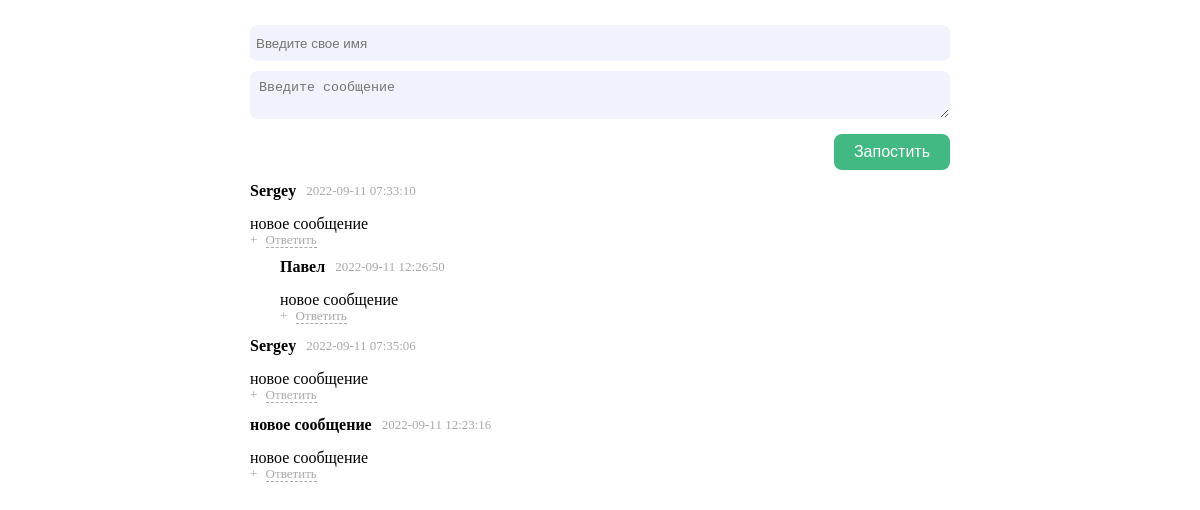
The page / on the database its author committed.
### tables this page shows
CREATE TABLE `post` (
  `id` int(10) UNSIGNED NOT NULL,
  `name` varchar(255) NOT NULL,
  `message` varchar(255) NOT NULL,
  `reply_id` int(10) UNSIGNED DEFAULT NULL,
  `created_at` timestamp NOT NULL DEFAULT current_timestamp()
);

### app/Controller/BlogController.php (called while the page is built, shortened)
<?php
class BlogController
{
    public function index()
    {
        $posts = (new Post())->index();
        render('blog', compact('tree'));
    }
}

### public/index.php (called while the page is built, shortened)
<?php
$router = new Router();
$router->run();

### app/Model/Model.php (called while the page is built, shortened)
<?php
abstract class Model
{
    public function __construct()
    {
        $this->conn = Connection::getConnection();
        $this->connection = $this->conn->db;
    }
}

### app/config/db.php (called while the page is built)
<?php
return [
    'driver' => 'mysql',
    'host' => 'localhost',
    'db_name' => 'blog',
    'db_user' => 'root',
    'db_pass' => '',
    'charset' => 'utf8'
];

### app/Core/Database/Connection.php (called while the page is built, shortened)
<?php
class Connection implements ConnectionInterface
{
    protected static  $instance;
    private function __construct()
    {
        $config = require_once __DIR__ . '/../../config/db.php';
        $driver = $config['driver'];
        $host = $config['host'];
        $db_name = $config['db_name'];
        $db_user = $config['db_user'];
        $db_pass = $config['db_pass'];
        $charset = $config['charset'];
        $options = [PDO::ATTR_ERRMODE => PDO::ERRMODE_EXCEPTION];
        $this->db = new PDO("$driver:host=$host;dbname=$db_name;charset=$charset", $db_user, $db_pass, $options);
    }
    public static function getConnection()
    {
        if (is_null(self::$instance)) {
            self::$instance = new self;
        }
        return self::$instance;
    }
}

### app/Model/Post.php (called while the page is built, shortened)
<?php
class Post extends Model
{
    public function index(): array
    {
        $sql = 'SELECT * FROM post';
        $stmt = $this->connection->prepare($sql);
        $stmt->execute();
        return $stmt->fetchAll(PDO::FETCH_ASSOC);
    }
}

### helpers/helpers.php (the view, shortened to what this page needs)
<?php
function render($path, $args = [])
{
    require __DIR__ . "/../view/" . $path . ".php";
    $content = ob_get_clean();
    require "../view/layout/" . $layout . ".php";
}
function viewTree(array $tree): void
{
    echo '<div class="posts">';
    foreach ($tree as $key => $item) {
        echo "<div class='post'>
                <div class='post__title'>
                    <span class='post__name'>{$item['name']}</span>
                    <span class='post__date'>{$item['created_at']}</span>
                </div>
                <div class='post__message'>{$item['message']}</div>
                <div id='{$item['id']}' class='post__reply'>
                        <span>+</span>
                        <span class='post__reply-dashed'>Ответить</span>
                </div>
                ";
        echo "<div class='post__nested'>";
        if (isset($item['children'])) {
                viewTree($item['children']);
        }
        echo "</div>";
        echo "</div>";
    }
    echo '</div>';
}

### view/blog.php (shortened to what this page needs)
<?php
require_once '../helpers/helpers.php';
?>
    <form id="create" class="form form__create" name="create">
        <input id="create-name" type="text" name="name" class="name input" placeholder="Введите свое имя">
        <textarea id="create-message" type="text" name="message" class="message textarea"
                  placeholder="Введите сообщение"></textarea>
        <button class="btn" type="submit">Запостить</button>
    </form>
<?php
viewTree($tree)
?>

### app/Core/Router.php (shortened to what this page needs)
<?php
class Router
{
    protected $routes = [];
    protected $params = [];
    public function add(array $route): void
    {
        $uri = $route['uri'];
        $route['uri'] ="#^$uri$#";
        $this->routes[] = $route;
    }
    public function match(): bool
    {
        $method = $_SERVER['REQUEST_METHOD'];
        $uri = str_replace('/public/','', $_SERVER['REQUEST_URI']);
        $uri = explode('?', $uri, 2)[0];
        foreach ($this->routes as $route) {
            if ($route['method'] === $method && preg_match($route['uri'], $uri, $matches)) {
                $this->params = $route;
                return true;
            }
        }
        return false;
    }
    public function run()
    {
        if (!$this->match()) {
            http_response_code(404);
            echo "Маршрут не найден";
        } else {
            $this->call();
        }
    }
    protected function call()
    {
        $class =  $this->params['controller'];
        if (!class_exists($class)) {
            echo "Класса нет";
        } else {
            $action = $this->params['action'];
            if (!method_exists($class, $action)) {
                echo "Метода класса нет";
            } else {
                $controller = new $class;
                $controller->$action();
            }
        }
    }
}

### view/layout/master.php (shortened to what this page needs)
<!doctype html>
<html lang="en">
<head>
    <link rel="stylesheet" href="../style/style.css">
</head>
<body>
<div class="container">
    <?=$content?>
</div>
</body>
</html>

### public/style/style.css (style rules this page uses)
* { margin: 0; padding: 0; box-sizing: border-box; }
.container { margin: 0 auto; max-width: 700px; }
.form { align-items: flex-end; display: flex; flex-direction: column; margin-top: 15px; }
.input { background-color: #f0f2fc; margin: 10px 0; padding: 5px; border: 1px solid transparent; border-radius: 8px; width: 100%; height: 36px; outline: medium none #000; }
.textarea { background-color: #f0f2fc; border: 1px solid transparent; border-radius: 8px; outline: medium none #000; overflow: visible; padding: 8px; resize: vertical; transition: background-color .3s ease 0s,border-color .3s ease 0s; width: 100%; }
.btn { background-color: #42b983; border: none; border-radius: 8px; color: #fff; font-size: 16px; line-height: 36px; margin-top: 15px; padding: 0 20px; }
.post { margin-bottom: 15px; }
.post__nested { margin-left: 30px; }
.post__title { align-items: center; display: flex; margin-top: 12px; }
.post__title > span:not(:last-child) { margin-right: 10px; }
.post__message { margin-top: 15px; }
.post__name { font-weight: 700; }
.post__date { color: #a9a9a9; font-size: 13px; }
.post__reply { cursor:pointer; color: #a9a9a9; font-size: 13px; line-height: 1; }
.post__reply-dashed { margin-left: 5px; border-bottom: 1px dashed; }

### rows shown on the page
post: name "Sergey", created_at "2022-09-11 07:33:10", message "новое сообщение"
post: name "Павел", created_at "2022-09-11 12:26:50", message "новое сообщение"
post: name "Sergey", created_at "2022-09-11 07:35:06", message "новое сообщение"
post: name "новое сообщение", created_at "2022-09-11 12:23:16", message "новое сообщение"
